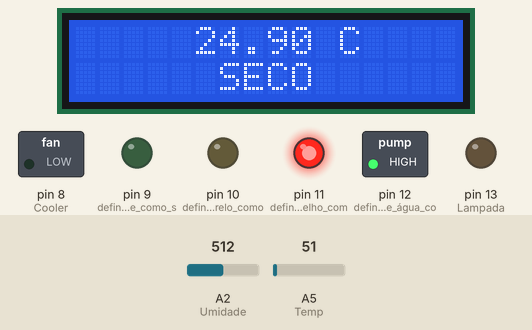
Simulated run of this sketch. Board: Arduino Uno, built with avr-gcc and run on an emulated ATmega328P. Parts: 16×2 character LCD, switched loads named in the sketch (green lamp = pin HIGH), output pins drawn as LEDs (lit = HIGH). The inputs (shaded band) are chosen by the test bench; at power-on: A2 (Umidade) = 512, A5 (Temp) = 51.

Above: at 1.2 s.
1.3 s: A2 (Umidade) set to 490
At 1.9 s:
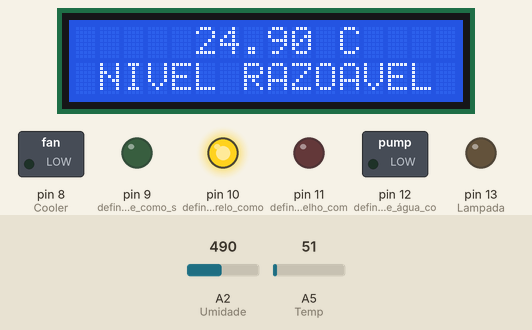
2.8 s: A2 (Umidade) set to 266
4.3 s: A2 (Umidade) set to 232
At 5.4 s:
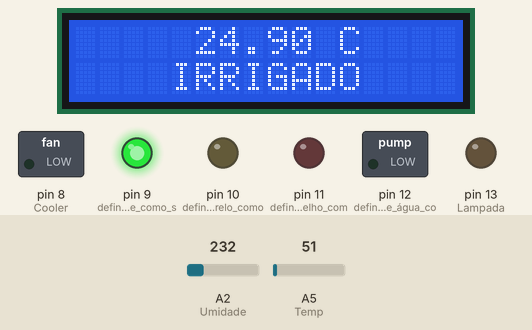
5.8 s: A5 (Temp) set to 56
At 6.4 s:
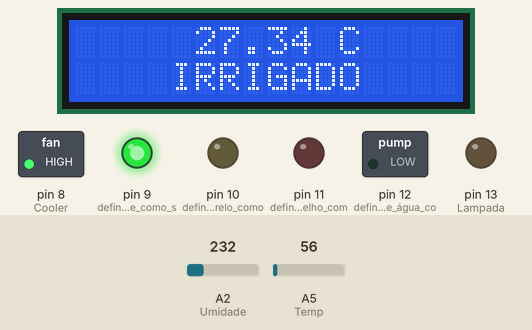
7.3 s: A5 (Temp) set to 30
At 7.9 s:
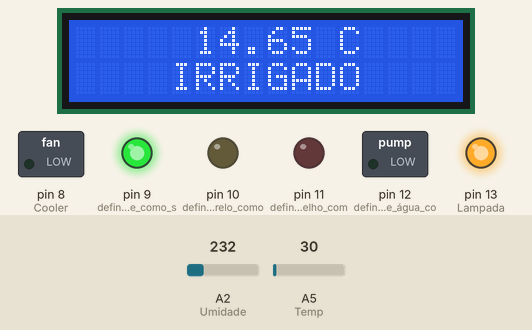
8.8 s: A2 (Umidade) set to 260
At 10.0 s:
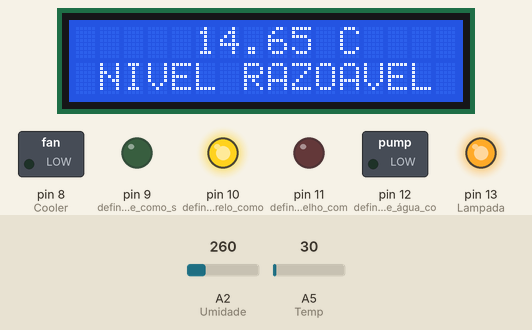
Timing chart, 0 to 11.3 s (numbered marks = the images above; inputs shaded):
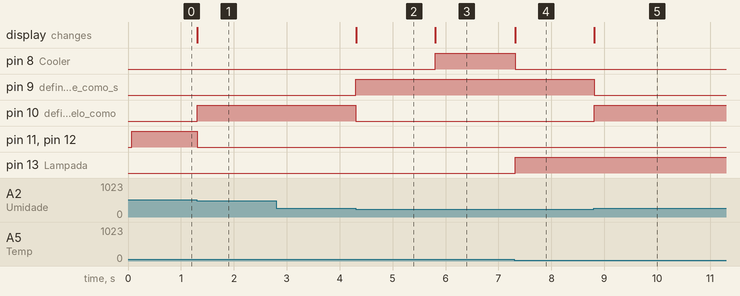

Measured:
- the behaviour switches between 500 and 499 on A2 (Umidade) (found by bisection; images 0 and 1)
- the behaviour switches between 250 and 249 on A2 (Umidade) (found by bisection; images 1 and 2)
- the behaviour switches between 51 and 52 on A5 (Temp) (found by bisection; images 2 and 3)
- after the input at 1.3 s, pin 10 (define_o_LED_amarelo_como): LOW → HIGH at once; pin 11 (define_o_LED_vermelho_com), pin 12 (define_a_bomba_de_água_co): HIGH → LOW at once; the display: changes at once (image 1)
- after the input at 2.8 s, every drawn part: stays the same
- after the input at 4.3 s, pin 9 (define_o_LED_verde_como_s): LOW → HIGH at once; pin 10 (define_o_LED_amarelo_como): HIGH → LOW at once; the display: changes at once (image 2)
- after the input at 5.8 s, pin 8 (Cooler): LOW → HIGH at once; the display: changes at once (image 3)
- after the input at 7.3 s, pin 8 (Cooler): HIGH → LOW at once; pin 13 (Lampada): LOW → HIGH at once; the display: changes at once (image 4)
- after the input at 8.8 s, pin 9 (define_o_LED_verde_como_s): HIGH → LOW at once; pin 10 (define_o_LED_amarelo_como): LOW → HIGH at once; the display: changes at once (image 5)

The sketch:

C_digoEstufaEletr_nica.ino
```cpp
#include <LiquidCrystal.h> //inclui a biblioteca de reconhecimento do LCD

LiquidCrystal LCD(7,6,5,4,3,2); //portas do arduino com conexão do lcd

int Lampada=13; //define pino que aciona a lâmpada de aquecimento
int Cooler=8; //define pino que aciona o cooler para resfriamento
int TempBaixa=20; //define valor para temperatura baixa
int TempAlta=25; //define valor para temperatura alta
int Umidade=A2; //define pino que monitora a umidade do solo
int Temp=A5; //define pino que monitora a temperatura

void setup() //função principal
{
 pinMode(Umidade, INPUT);//sensor de umidade do solo
 pinMode(12, OUTPUT);//define a bomba de água como saída
 pinMode(11, OUTPUT);//define o LED vermelho como saída
 pinMode(10, OUTPUT);//define o LED amarelo como saída
 pinMode(9, OUTPUT);//define o LED verde como saída

 pinMode(Temp, INPUT); //define o LM35 como entrada
 pinMode(Lampada, OUTPUT); //define a lâmpada IR como saída
 pinMode(Cooler, OUTPUT); //define o cooler como saída
 LCD.begin (16,2); //define o número de linhas e colunas do LCD
 LCD.setCursor(0,0); //define posição inicial para o cursor do LCD
 LCD.print("           C    "); //escreve no LCD
}

void loop() //função looping
{
 //faz a leitura da temperatura lida pelo LM35 e converte em um sinal elétrico
 int SensorTempTensao=analogRead(Temp);

 // Converte a tensao lida
 float Tensao=SensorTempTensao*5;
 Tensao/=1024;

 // Converte a tensao lida em Graus Celsius
 float TemperaturaC=(Tensao)*100;

 // Muda o cursor para a quinta coluna e primeira linha do LCD
 LCD.setCursor(5,0);

 // Imprime a temperatura em Graus Celsius
 LCD.print(TemperaturaC);

 if (analogRead(Umidade) > 500) //se a umidade estiver abaixo de 500KPa (kilo pascal)
 {
  digitalWrite(12, HIGH); //aciona a bomba de água
  digitalWrite(11, HIGH); //acende o LED vermelho
  digitalWrite(10, LOW); //apaga o LED amarelo
  digitalWrite(9, LOW); //apaga o LED verde
  LCD.setCursor(0,1);
  LCD.print("      SECO      ");
 }
 if (analogRead(Umidade) > 250 && analogRead(Umidade) < 500)
 {
  digitalWrite(12, LOW); //apaga a bomba de água
  digitalWrite(11, LOW); //apaga o LED vermelho
  digitalWrite(10, HIGH); //acende o LED amarelo
  digitalWrite(9, LOW);//apaga o LED verde
  LCD.setCursor(0,1); //movimenta o cursor do LCD
  LCD.print(" NIVEL RAZOAVEL ");//escreve no LCD
 }
 if (analogRead(Umidade) < 250) //se a umidade estiver abaixo de 250KPa
 {
  digitalWrite(12, LOW);//apaga a bomba de água
  digitalWrite(11, LOW);//apaga o LED vermelho
  digitalWrite(10, LOW);//apaga o LED amarelo
  digitalWrite(9, HIGH);//acende o LED verde
  LCD.setCursor(0,1);//movimenta o cursor do LCD
  LCD.print("    IRRIGADO    "); //escreve no LCD
 }

 if (TemperaturaC>=TempAlta) //Se a temperatura estiver maior que 25°C
 {
  digitalWrite(Lampada, LOW); //desliga a lâmpada IR
  digitalWrite(Cooler, HIGH); //aciona o cooler
 }
 else if (TemperaturaC<=TempBaixa)
 {
  digitalWrite(Lampada, HIGH); //aciona a lâmpada IR
  digitalWrite(Cooler, LOW); //desliga o cooler
 }
 else //senão
 {
 digitalWrite(Lampada, LOW); //desliga a lâmpada IR
 digitalWrite(Cooler, LOW); //desliga o cooler
 }

 delay(10); //define uma espera de 10 mili segundos
}
```
